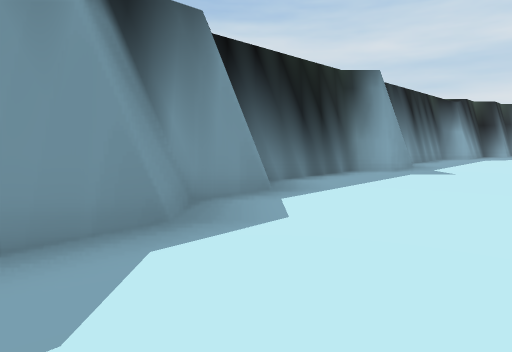
View 1 (above)

18 first-person views from a walk through a Unity game level. The camera is 1.4 m above the floor, tilts 6° down and sees 75° across. The floor is counted in squares, 2 m on a side. Each view is taken from the middle of a square. On the plan, view 1 faces up. The plan holds only what a view shows up to about 10 squares ahead; the rest is blank. The place goes on beyond the plan. Some animated figures are not drawn.

View 2
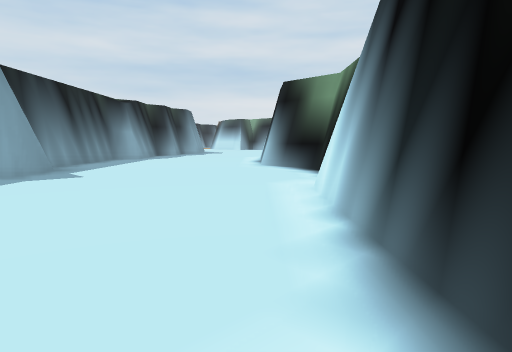

View 3
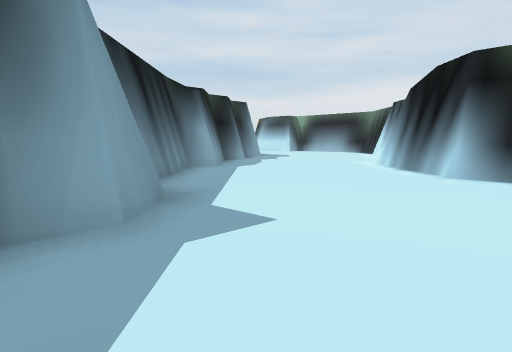

View 4
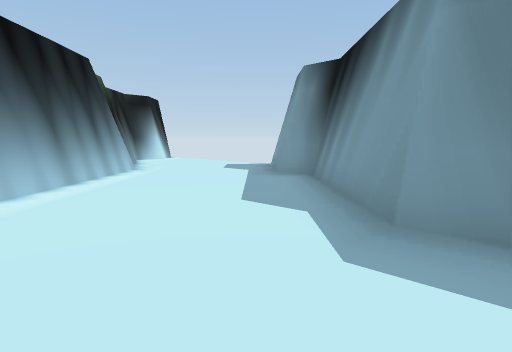

View 5
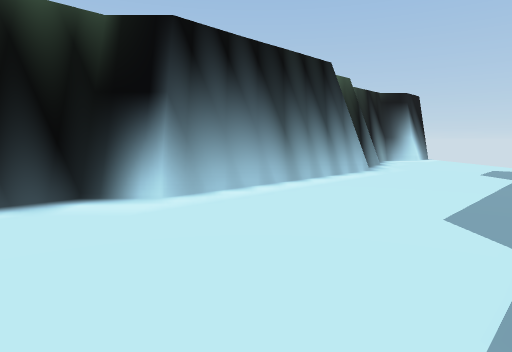

View 6
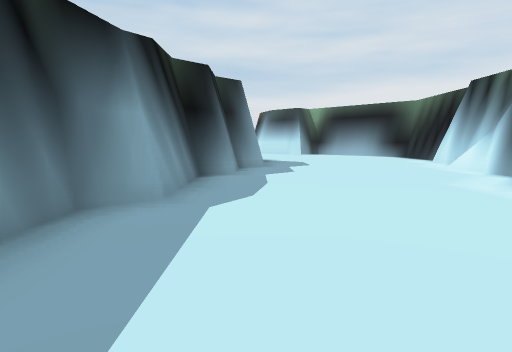

View 7
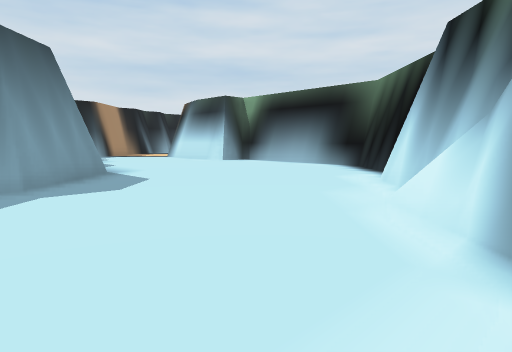

View 8
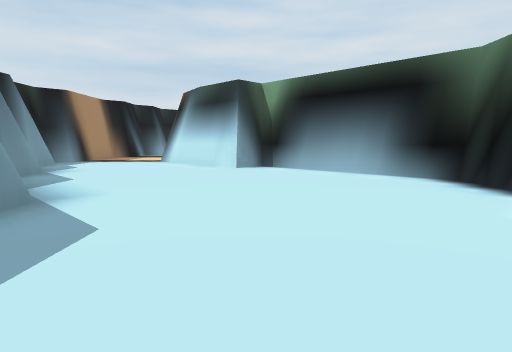

View 9
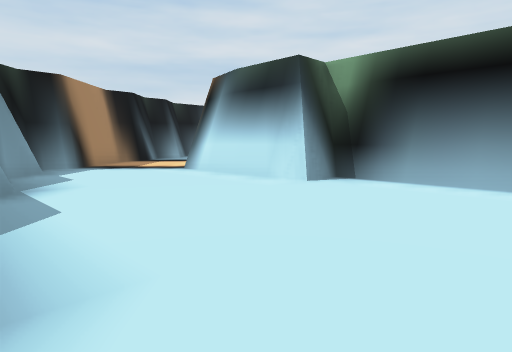

View 10
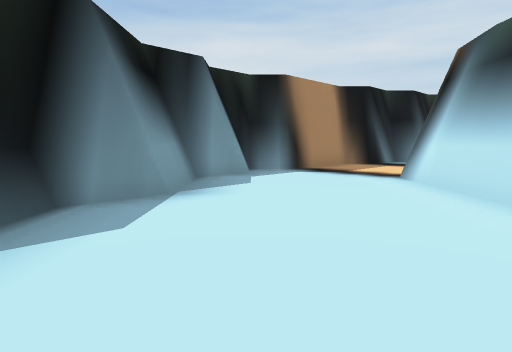

View 11
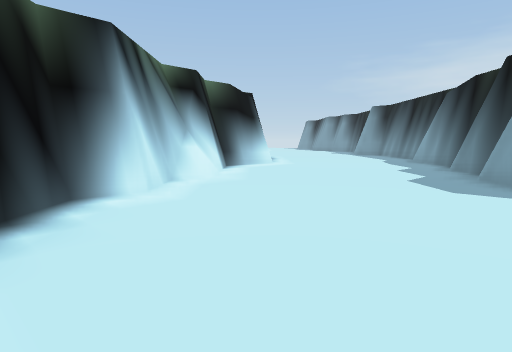

View 12
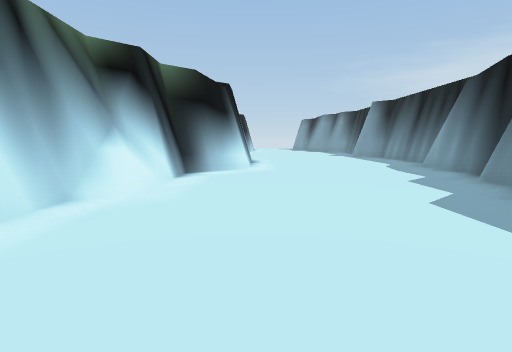

View 13
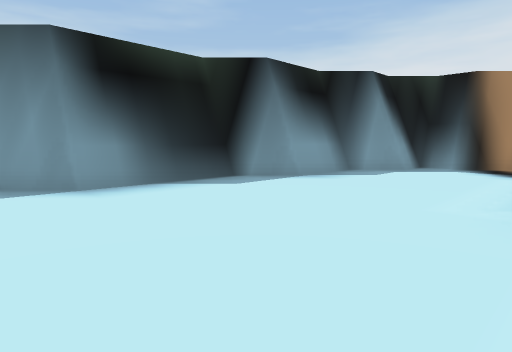

View 14
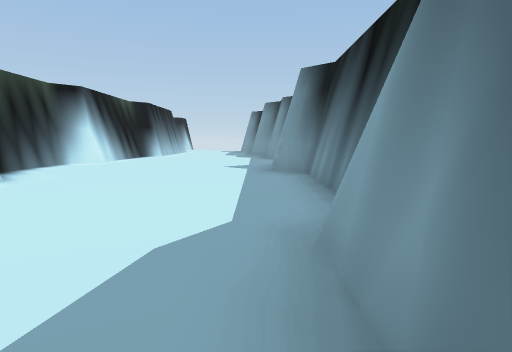

View 15
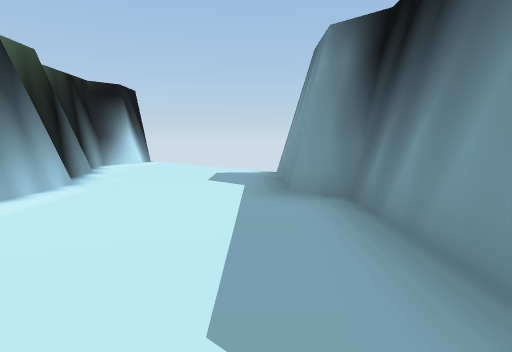

View 16
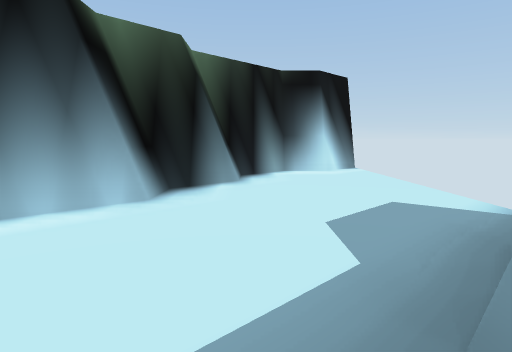

View 17
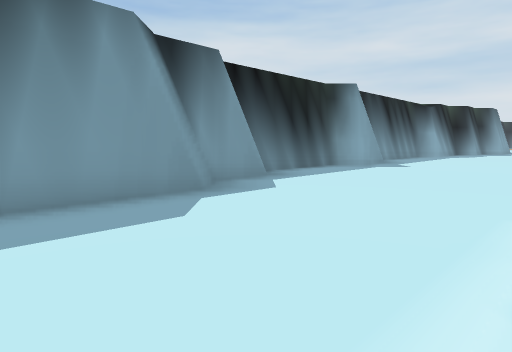

View 18
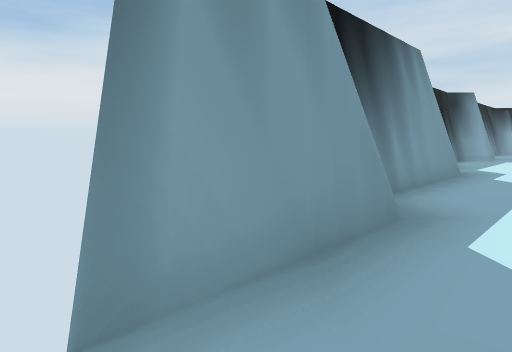

### Floor plan
Points are (right, up) in squares from view 1. A wall is a line through its corners. A room is listed if a view was taken in it or the views show most of it. See-through windows are left out.
Room 1 (views 1, 2, 3, 4, 5, 6, 7, 8, 9, 10, 11, 12, 13, 14, 15, 16, 17, 18)
walls: (9.4, 6.9) (12, 9.5) (13.8, 9.5) (15.9, 11.6); (8.1, 13) (7.2, 13); (7.5, 12.9) (7.1, 12.9) (4, 9.8) (4, 8.7) (3.1, 7.9) (2.1, 7.9); (9.3, 5) (9.3, 6.5); (14.8, 10.3) (15.3, 10.5); (3.2, 8.1) (2.3, 8.1) (0, 5.8); (15.4, 10.6) (15.9, 10.7); (15.4, 10.7) (15.8, 11.2); (15.5, 10.5) (15.9, 10.9); (15.7, 10.4) (16.1, 10.8); (15.7, 10.7) (17, 11.5); (13, 15.9) (11.9, 15.9); (7, 2.7) (9.1, 4.8); (16.7, 11.4) (17.8, 12.5) (18.8, 12.5) (20.9, 14.6) (20.9, 19.9); (0.1, 4.9) (-1, 3.8) (-1, 2.9) (-3.9, -0.1) (-3.9, -1.1) (-5.7, -2.9); (14.8, 20.5) (14.8, 17.6) (12.9, 15.7) (11.9, 15.7) (11, 14.8) (10.1, 14.8) (8, 12.7) (7, 12.7); (2.5, -0.1) (3.2, -0.1); (2.5, -0.4) (3, -0.4) (6.2, 2.8); (21.1, 19.6) (19.9, 19.6) (19.9, 23.5); (20.1, 21.2) (20.1, 23.4); (-3.8, 0) (-3.8, -0.9); (16.7, 25.5) (16.6, 25.4) (16.6, 24.3) (15.7, 23.4) (15.7, 21.4) (14.6, 20.3) (14.6, 17.5); (18.8, 26.5) (17.8, 25.5) (16.6, 25.5); (-3.3, -7.6) (-2.4, -6.7) (-2.4, -5.8) (-1.5, -4.9) (-1.5, -4) (2.1, -0.4)
low walls: (9.1, 4.8) (9.1, 6.5); (-0.8, 3.9) (-0.8, 3)
ways out: gap at (-6, -3)

Positions as (right, up) in squares from view 1, and headings:
1: (0, 0), facing up
2: (2, 0), facing up-right
3: (2, 5), facing up-right
4: (2, 4), facing down-left
5: (1, 4), facing down
6: (6, 9), facing up-right
7: (12, 10), facing up-right
8: (14, 13), facing up-right
9: (15, 16), facing up-right
10: (17, 17), facing up
11: (20, 17), facing down-left
12: (18, 16), facing down-left
13: (20, 16), facing up-left
14: (10, 14), facing down-left
15: (0, 2), facing down-left
16: (-3, 0), facing down
17: (0, -2), facing up
18: (-5, -4), facing up
